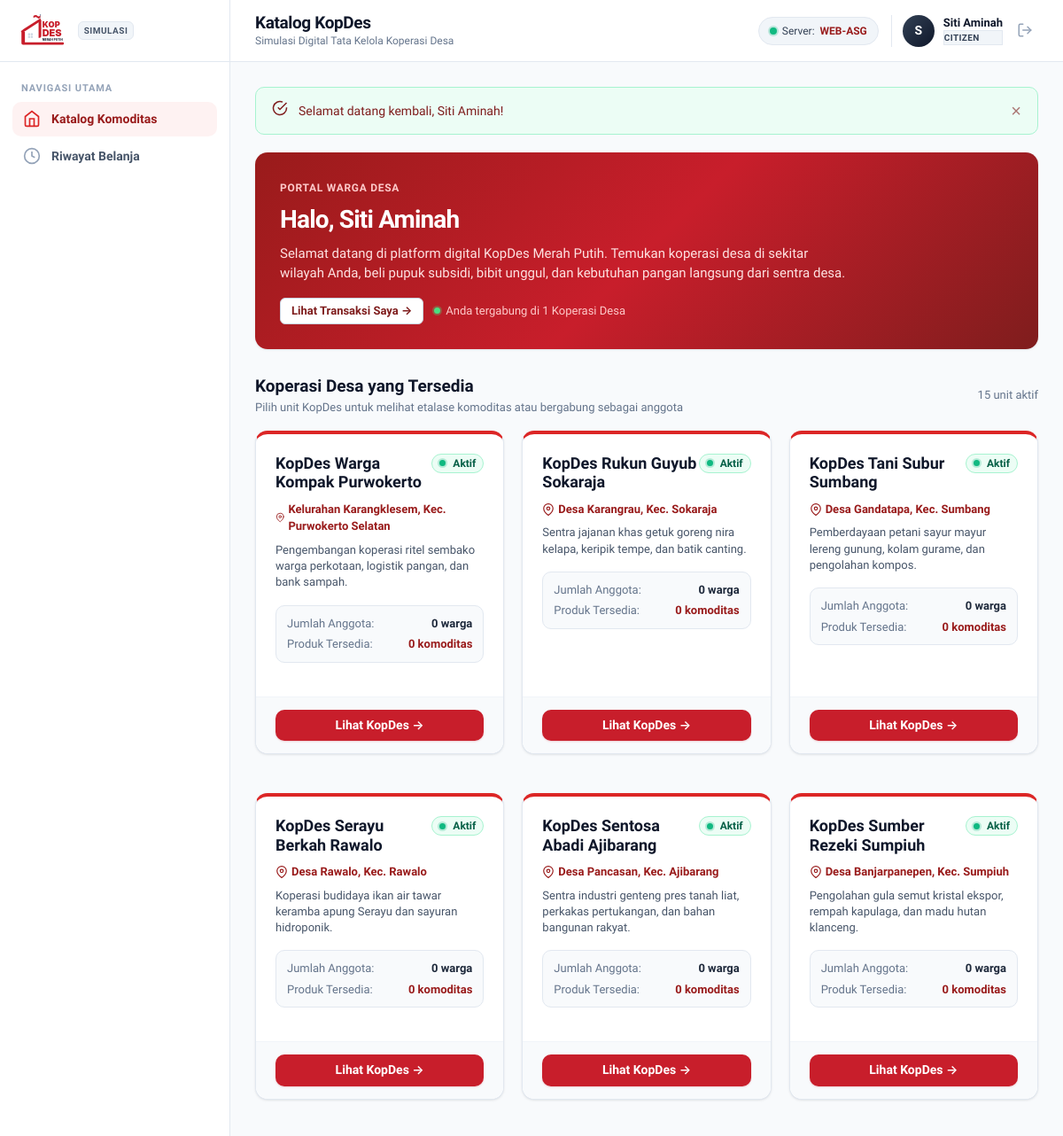
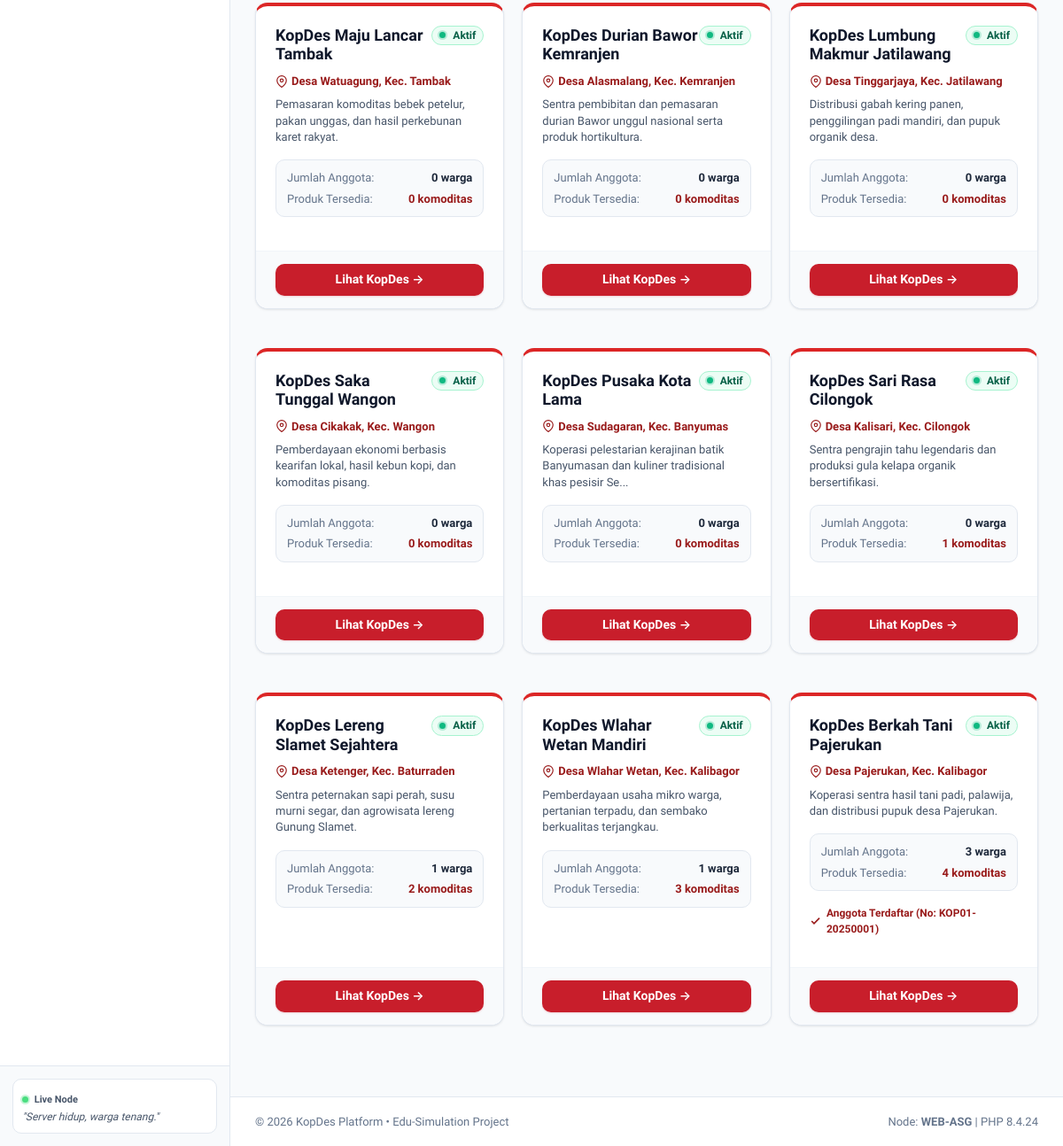
/index.php?page=citizen-dashboard (signed in), run on the app's committed database (2 pictures, top to bottom).
### tables this page shows
CREATE TABLE IF NOT EXISTS `kopdes` (
  `id` INT UNSIGNED NOT NULL AUTO_INCREMENT,
  `name` VARCHAR(150) NOT NULL,
  `location` VARCHAR(150) NOT NULL,
  `village_name` VARCHAR(100) NULL,
  `district_name` VARCHAR(100) NULL,
  `regency_name` VARCHAR(100) NULL,
  `province_name` VARCHAR(100) NULL,
  `latitude` DECIMAL(10, 8) NULL,
  `longitude` DECIMAL(11, 8) NULL,
  `description` TEXT NULL,
  `manager_id` INT UNSIGNED NULL,
  `status` ENUM('active', 'inactive') NOT NULL DEFAULT 'active',
  `created_at` TIMESTAMP NOT NULL DEFAULT CURRENT_TIMESTAMP,
  `updated_at` TIMESTAMP NOT NULL DEFAULT CURRENT_TIMESTAMP ON UPDATE CURRENT_TIMESTAMP,
  PRIMARY KEY (`id`),
  UNIQUE KEY `idx_unique_kopdes_manager` (`manager_id`),
  INDEX `idx_kopdes_status` (`status`),
  INDEX `idx_kopdes_coords` (`latitude`, `longitude`),
  CONSTRAINT `fk_kopdes_manager`
    FOREIGN KEY (`manager_id`) REFERENCES `users` (`id`)
    ON DELETE SET NULL ON UPDATE CASCADE
);

CREATE TABLE IF NOT EXISTS `memberships` (
  `id` INT UNSIGNED NOT NULL AUTO_INCREMENT,
  `kopdes_id` INT UNSIGNED NOT NULL,
  `user_id` INT UNSIGNED NOT NULL,
  `member_number` VARCHAR(50) NOT NULL UNIQUE,
  `status` ENUM('active', 'pending', 'inactive') NOT NULL DEFAULT 'active',
  `joined_at` TIMESTAMP NOT NULL DEFAULT CURRENT_TIMESTAMP,
  PRIMARY KEY (`id`),
  UNIQUE KEY `idx_unique_kopdes_user` (`kopdes_id`, `user_id`),
  INDEX `idx_memberships_status` (`status`),
  CONSTRAINT `fk_memberships_kopdes`
    FOREIGN KEY (`kopdes_id`) REFERENCES `kopdes` (`id`)
    ON DELETE CASCADE ON UPDATE CASCADE,
  CONSTRAINT `fk_memberships_user`
    FOREIGN KEY (`user_id`) REFERENCES `users` (`id`)
    ON DELETE CASCADE ON UPDATE CASCADE
);

### includes/auth.php (called while the page is built, shortened)
<?php
require_once __DIR__ . '/../config/database.php';
require_once __DIR__ . '/helpers.php';
if (!function_exists('is_logged_in')) {
    function is_logged_in(): bool {
        return !empty($_SESSION['user_id']) && !empty($_SESSION['user_role']);
    }
}
if (!function_exists('current_user')) {
    function current_user(): ?array {
        return $_SESSION['user_data'] ?? [
            'id' => $_SESSION['user_id'],
            'name' => $_SESSION['user_name'] ?? 'User',
            'email' => $_SESSION['user_email'] ?? '',
            'role' => $_SESSION['user_role'] ?? 'CITIZEN',
        ];
    }
}

### includes/helpers.php (called while the page is built, shortened)
<?php
if (!function_exists('e')) {
    function e(?string $value): string {
        return htmlspecialchars((string)($value ?? ''), ENT_QUOTES | ENT_SUBSTITUTE, 'UTF-8');
    }
}

### pages/citizen/dashboard.php (the view, shortened to what this page needs)
<?php
require_once __DIR__ . '/../../includes/auth.php';
require_once __DIR__ . '/../../includes/helpers.php';
$user = current_user();
$pdo = Database::getConnection();
$sql = "
    SELECT k.*,
           u.name AS manager_name,
           (SELECT COUNT(*) FROM memberships m WHERE m.kopdes_id = k.id AND m.status = 'active') AS member_count,
           (SELECT COUNT(*) FROM products p WHERE p.kopdes_id = k.id AND p.status = 'available') AS product_count,
           m.id AS my_membership_id,
           m.member_number AS my_member_number,
           m.status AS my_membership_status
    FROM kopdes k
    LEFT JOIN users u ON k.manager_id = u.id
    LEFT JOIN memberships m ON m.kopdes_id = k.id AND m.user_id = ?
    WHERE k.status = 'active'
    ORDER BY k.created_at DESC
";
$stmt = $pdo->prepare($sql);
$stmt->execute([$user['id']]);
$availableKopdes = $stmt->fetchAll();
$myActiveKopdesCount = 0;
foreach ($availableKopdes as $ak) {
    if (!empty($ak['my_membership_id'])) {
        $myActiveKopdesCount++;
    }
}
require __DIR__ . '/../../includes/layout/header.php';
?>
<div class="card" style="background: linear-gradient(135deg, #991b1b 0%, #c81e2b 50%, #7f1d1d 100%); color:#ffffff; border:none; margin-bottom:28px;">
    <div class="card-body" style="padding:28px;">
        <span style="font-size:0.75rem;font-weight:700;letter-spacing:0.06em;color:#fecaca;text-transform:uppercase;">PORTAL WARGA DESA</span>
        <h2 style="font-size:1.75rem;font-weight:800;letter-spacing:-0.03em;color:#ffffff;margin-top:4px;">
            Halo, <?= e($user['name']) ?>
        </h2>
        <p style="color:#fee2e2;font-size:0.9375rem;margin-top:6px;max-width:640px;line-height:1.5;">
            Selamat datang di platform digital KopDes Merah Putih. Temukan koperasi desa di sekitar wilayah Anda, beli pupuk subsidi, bibit unggul, dan kebutuhan pangan langsung dari sentra desa.
        </p>
        <div style="margin-top:16px;display:flex;gap:12px;flex-wrap:wrap;">
            <a href="index.php?page=transactions" class="btn btn-secondary btn-sm" style="background:#ffffff;color:var(--primary-900);font-weight:700;">
                Lihat Transaksi Saya &rarr;
            </a>
            <span style="display:inline-flex;align-items:center;font-size:0.8125rem;color:#fecaca;">
                <span class="badge-dot badge-dot-success" style="background:#4ade80;box-shadow:0 0 0 2px rgba(74,222,128,0.3);margin-right:6px;"></span>
                <span>Anda tergabung di <?= $myActiveKopdesCount ?> Koperasi Desa</span>
            </span>
        </div>
    </div>
</div>
<div style="margin-bottom:16px;display:flex;justify-content:space-between;align-items:center;">
    <div>
        <h3 style="font-size:1.1875rem;font-weight:800;color:var(--slate-900);">Koperasi Desa yang Tersedia</h3>
        <p style="font-size:0.8125rem;color:var(--slate-500);">Pilih unit KopDes untuk melihat etalase komoditas atau bergabung sebagai anggota</p>
    </div>
    <span style="font-size:0.8125rem;color:var(--slate-500);"><?= count($availableKopdes) ?> unit aktif</span>
</div>
<div style="display:grid;grid-template-columns:repeat(auto-fit, minmax(min(100%, 280px), 1fr));gap:20px;margin-bottom:28px;">
    <?php if (empty($availableKopdes)): ?>
        <div class="card" style="grid-column: 1 / -1;">
            <div class="card-body">
                <div class="empty-state">
                    <div class="empty-icon-wrap" style="color:var(--color-primary);"><?= ui_icon('kopdes', '', 48) ?></div>
                    <div class="empty-title">Belum ada KopDes aktif</div>
                    <div class="empty-desc">Saat ini belum ada unit koperasi desa yang beroperasi di wilayah Anda.</div>
                </div>
            </div>
        </div>
    <?php else: ?>
        <?php foreach ($availableKopdes as $kd): ?>
            <div class="card" style="display:flex;flex-direction:column;justify-content:space-between;border-top:4px solid var(--primary-600);">
                <div class="card-body">
                    <div style="display:flex;justify-content:space-between;align-items:flex-start;margin-bottom:10px;">
                        <h4 style="font-size:1.125rem;font-weight:800;color:var(--slate-900);line-height:1.2;">
                            <?= e($kd['name']) ?>
                        </h4>
                        <?php if ($kd['status'] === 'active'): ?>
                            <span class="badge badge-active"><span class="badge-dot badge-dot-success"></span>Aktif</span>
                        <?php else: ?>
                            <span class="badge badge-inactive"><span class="badge-dot badge-dot-danger"></span>Tutup</span>
                        <?php endif; ?>
                    </div>
                    <p style="font-size:0.8125rem;color:var(--primary-800);font-weight:600;margin-bottom:8px;display:inline-flex;align-items:center;gap:4px;">
                        <?= ui_icon('location', '', 14) ?> <span><?= e($kd['location']) ?></span>
                    </p>
                    <p style="font-size:0.8125rem;color:var(--slate-600);line-height:1.4;margin-bottom:16px;">
                        <?= e(mb_strimwidth($kd['description'] ?? 'Pemberdayaan dan distribusi komoditas desa.', 0, 90, '...')) ?>
                    </p>
                    <div style="padding:10px 12px;background:var(--slate-50);border-radius:var(--radius-md);border:1px solid var(--border-color);font-size:0.8125rem;margin-bottom:16px;">
                        <div style="display:flex;justify-content:space-between;margin-bottom:4px;">
                            <span style="color:var(--slate-500);">Jumlah Anggota:</span>
                            <strong><?= number_format((int)$kd['member_count']) ?> warga</strong>
                        </div>
                        <div style="display:flex;justify-content:space-between;">
                            <span style="color:var(--slate-500);">Produk Tersedia:</span>
                            <strong style="color:var(--primary-800);"><?= number_format((int)$kd['product_count']) ?> komoditas</strong>
                        </div>
                    </div>
                    <?php if (!empty($kd['my_membership_id'])): ?>
                        <div style="display:inline-flex;align-items:center;gap:6px;font-size:0.75rem;color:var(--primary-800);font-weight:700;margin-bottom:12px;">
                            <svg width="14" height="14" viewBox="0 0 24 24" fill="none" stroke="currentColor" stroke-width="3"><polyline points="20 6 9 17 4 12"></polyline></svg>
                            <span>Anggota Terdaftar (No: <?= e($kd['my_member_number']) ?>)</span>
                        </div>
                    <?php endif; ?>
                </div>
                <div class="card-footer" style="display:flex;gap:10px;">
                    <a href="index.php?page=kopdes-detail&id=<?= $kd['id'] ?>" class="btn btn-primary btn-block">
                        Lihat KopDes &rarr;
                    </a>
                </div>
            </div>
        <?php endforeach; ?>
    <?php endif; ?>
</div>
<?php require __DIR__ . '/../../includes/layout/footer.php'; ?>

### includes/icons.php (shortened to what this page needs)
<?php
if (!function_exists('ui_icon')) {
    function ui_icon(string $name, string $class = '', int $size = 24): string {
        $extraAttr = '';
        $attrs = 'width="' . $size . '" height="' . $size . '"' . $extraAttr . ' viewBox="0 0 24 24" fill="none" stroke="currentColor" stroke-width="2" stroke-linecap="round" stroke-linejoin="round"';
        return match ($name) {
            'clock', 'time', 'history' => <<<SVG
<svg {$attrs}>
    <circle cx="12" cy="12" r="10"></circle>
    <polyline points="12 6 12 12 16 14"></polyline>
</svg>
SVG,
            'kopdes', 'store' => <<<SVG
<svg {$attrs}>
    <path d="M3 9l9-7 9 7v11a2 2 0 0 1-2 2H5a2 2 0 0 1-2-2z"></path>
    <polyline points="9 22 9 12 15 12 15 22"></polyline>
</svg>
SVG,
            'manager', 'user-tie' => <<<SVG
<svg {$attrs}>
    <path d="M20 21v-2a4 4 0 0 0-4-4H8a4 4 0 0 0-4 4v2"></path>
    <circle cx="12" cy="7" r="4"></circle>
</svg>
SVG,
            'citizens', 'users' => <<<SVG
<svg {$attrs}>
    <path d="M17 21v-2a4 4 0 0 0-4-4H5a4 4 0 0 0-4 4v2"></path>
    <circle cx="9" cy="7" r="4"></circle>
    <path d="M23 21v-2a4 4 0 0 0-3-3.87"></path>
    <path d="M16 3.13a4 4 0 0 1 0 7.75"></path>
</svg>
SVG,
            'transaksi', 'wallet', 'money' => <<<SVG
<svg {$attrs}>
    <rect x="2" y="6" width="20" height="12" rx="2"></rect>
    <circle cx="12" cy="12" r="2"></circle>
    <path d="M6 12h.01M18 12h.01"></path>
</svg>
SVG,
            'package', 'box' => <<<SVG
<svg {$attrs}>
    <line x1="16.5" y1="9.4" x2="7.5" y2="4.21"></line>
    <path d="M21 16V8a2 2 0 0 0-1-1.73l-7-4a2 2 0 0 0-2 0l-7 4A2 2 0 0 0 3 8v8a2 2 0 0 0 1 1.73l7 4a2 2 0 0 0 2 0l7-4A2 2 0 0 0 21 16z"></path>
    <polyline points="3.27 6.96 12 12.01 20.73 6.96"></polyline>
    <line x1="12" y1="22.08" x2="12" y2="12"></line>
</svg>
SVG,
            'chart', 'analytics' => <<<SVG
<svg {$attrs}>
SVG,
            'location', 'pin' => <<<SVG
<svg {$attrs}>
SVG,
            'phone' => <<<SVG
<svg {$attrs}>
SVG,
            'receipt', 'invoice' => <<<SVG
<svg {$attrs}>
SVG,
            'check', 'success' => <<<SVG
<svg {$attrs}>
SVG,
            'search' => <<<SVG
<svg {$attrs}>
SVG,
            'celebration', 'party' => <<<SVG
<svg {$attrs}>
SVG,
            'handshake' => <<<SVG
<svg {$attrs}>
SVG,
            'server' => <<<SVG
<svg {$attrs}>
SVG,
            'database' => <<<SVG
<svg {$attrs}>
SVG,
            'cpu' => <<<SVG
<svg {$attrs}>
SVG,
            'user' => <<<SVG
<svg {$attrs}>
SVG,
            'building', 'city' => <<<SVG
<svg {$attrs}>
SVG,
            'waves', 'sea' => <<<SVG
<svg {$attrs}>
SVG,
            'island', 'compass' => <<<SVG
<svg {$attrs}>
SVG,
            'mouse' => <<<SVG
<svg {$attrs}>
SVG,
            'trophy' => <<<SVG
<svg {$attrs}>
SVG,
            default => <<<SVG
<svg {$attrs}>
SVG,
        };
    }
}

### public/assets/css/style.css (style rules this page uses)
:root { --primary-50: #fef2f2; --primary-100: #fee2e2; --primary-200: #fecaca; --primary-300: #fca5a5; --primary-400: #f87171; --primary-500: #ef4444; --primary-600: #dc2626; --primary-700: #c81e2b; --primary-800: #991b1b; --primary-900: #7f1d1d; --primary-950: #450a0a; --slate-50: #f8fafc; --slate-100: #f1f5f9; --slate-200: #e2e8f0; --slate-300: #cbd5e1; --slate-400: #94a3b8; --slate-500: #64748b; --slate-600: #475569; --slate-700: #334155; --slate-800: #1e293b; --slate-900: #0f172a; --color-success: #10b981; --color-success-bg: #ecfdf5; --color-success-border: #a7f3d0; --color-warning: #f59e0b; --color-warning-bg: #fffbeb; --color-warning-border: #fde68a; --color-danger: #ef4444; --color-danger-bg: #fef2f2; --color-danger-border: #fecaca; --color-info: #0284c7; --color-info-bg: #f0f9ff; --color-info-border: #bae6fd; --bg-page: #f8fafc; --bg-card: #ffffff; --border-color: #e2e8f0; --border-color-subtle: #f1f5f9; --shadow-xs: 0 1px 2px 0 rgb(15 23 42 / 0.05); --shadow-sm: 0 1px 3px 0 rgb(15 23 42 / 0.08), 0 1px 2px -1px rgb(15 23 42 / 0.08); --shadow-md: 0 4px 6px -1px rgb(15 23 42 / 0.08), 0 2px 4px -2px rgb(15 23 42 / 0.06); --shadow-lg: 0 10px 15px -3px rgb(15 23 42 / 0.08), 0 4px 6px -4px rgb(15 23 42 / 0.04); --shadow-xl: 0 20px 25px -5px rgb(15 23 42 / 0.1), 0 8px 10px -6px rgb(15 23 42 / 0.06); --radius-sm: 6px; --radius-md: 10px; --radius-lg: 14px; --radius-xl: 18px; --radius-full: 9999px; --sidebar-width: 260px; --topbar-height: 70px; --font-sans: 'Plus Jakarta Sans', system-ui, -apple-system, BlinkMacSystemFont, 'Segoe UI', Roboto, sans-serif; --transition-fast: 0.15s ease; --transition-normal: 0.25s ease; }
*, *::before, *::after { box-sizing: border-box; margin: 0; padding: 0; }
body.app-body { font-family: var(--font-sans); background-color: var(--bg-page); color: var(--slate-800); line-height: 1.5; font-size: 0.9375rem; -webkit-font-smoothing: antialiased; -moz-osx-font-smoothing: grayscale; }
a { color: var(--primary-700); text-decoration: none; transition: color var(--transition-fast); }

### public/assets/css/components.css (style rules this page uses)
.btn { display: inline-flex; align-items: center; justify-content: center; gap: 8px; padding: 8px 16px; font-family: var(--font-sans); font-size: 0.875rem; font-weight: 600; line-height: 1.25; border-radius: var(--radius-md); border: 1px solid transparent; cursor: pointer; transition: all var(--transition-fast); text-decoration: none; white-space: nowrap; }
.btn-primary { background-color: var(--primary-700); color: #ffffff; box-shadow: 0 1px 2px 0 rgb(200 30 43 / 0.2); }
.btn-secondary { background-color: #ffffff; color: var(--slate-700); border-color: var(--slate-300); }
.btn-sm { padding: 6px 12px; font-size: 0.8125rem; border-radius: var(--radius-sm); }
.btn-block { display: flex; width: 100%; }
.card { background-color: var(--bg-card); border: 1px solid var(--border-color); border-radius: var(--radius-lg); box-shadow: var(--shadow-sm); margin-bottom: 24px; transition: box-shadow var(--transition-fast); }
.card-body { padding: 22px; }
.card-footer { padding: 14px 22px; border-top: 1px solid var(--border-color-subtle); background-color: var(--slate-50); border-bottom-left-radius: var(--radius-lg); border-bottom-right-radius: var(--radius-lg); }
.badge-dot { display: inline-block; width: 7px; height: 7px; border-radius: 50%; margin-right: 4px; }
.badge-dot-success { background-color: var(--color-success); box-shadow: 0 0 0 2px rgba(16, 185, 129, 0.25); }
.badge { display: inline-flex; align-items: center; gap: 4px; padding: 3px 8px; font-size: 0.75rem; font-weight: 700; border-radius: var(--radius-full); line-height: 1.2; white-space: nowrap; }
.badge-active, .badge-completed, .badge-available { background-color: var(--color-success-bg); color: #065f46; border: 1px solid var(--color-success-border); }

### data on the page
kopdes: name "KopDes Warga Kompak Purwokerto", status "active" (drawn), location "Kelurahan Karangklesem, Kec. Purwokerto Selatan", description "Pengembangan koperasi ritel sembako warga perkotaan, logistik pangan, dan bank sampah.", member_count "0", product_count "0"
kopdes: name "KopDes Rukun Guyub Sokaraja", status "active" (drawn), location "Desa Karangrau, Kec. Sokaraja", description "Sentra jajanan khas getuk goreng nira kelapa, keripik tempe, dan batik canting.", member_count "0", product_count "0"
kopdes: name "KopDes Tani Subur Sumbang", status "active" (drawn), location "Desa Gandatapa, Kec. Sumbang", description "Pemberdayaan petani sayur mayur lereng gunung, kolam gurame, dan pengolahan kompos.", member_count "0", product_count "0"
kopdes: name "KopDes Serayu Berkah Rawalo", status "active" (drawn), location "Desa Rawalo, Kec. Rawalo", description "Koperasi budidaya ikan air tawar keramba apung Serayu dan sayuran hidroponik.", member_count "0", product_count "0"
kopdes: name "KopDes Sentosa Abadi Ajibarang", status "active" (drawn), location "Desa Pancasan, Kec. Ajibarang", description "Sentra industri genteng pres tanah liat, perkakas pertukangan, dan bahan bangunan rakyat.", member_count "0", product_count "0"
kopdes: name "KopDes Sumber Rezeki Sumpiuh", status "active" (drawn), location "Desa Banjarpanepen, Kec. Sumpiuh", description "Pengolahan gula semut kristal ekspor, rempah kapulaga, dan madu hutan klanceng.", member_count "0", product_count "0"
kopdes: name "KopDes Maju Lancar Tambak", status "active" (drawn), location "Desa Watuagung, Kec. Tambak", description "Pemasaran komoditas bebek petelur, pakan unggas, dan hasil perkebunan karet rakyat.", member_count "0", product_count "0"
kopdes: name "KopDes Durian Bawor Kemranjen", status "active" (drawn), location "Desa Alasmalang, Kec. Kemranjen", description "Sentra pembibitan dan pemasaran durian Bawor unggul nasional serta produk hortikultura.", member_count "0", product_count "0"
kopdes: name "KopDes Lumbung Makmur Jatilawang", status "active" (drawn), location "Desa Tinggarjaya, Kec. Jatilawang", description "Distribusi gabah kering panen, penggilingan padi mandiri, dan pupuk organik desa.", member_count "0", product_count "0"
kopdes: name "KopDes Saka Tunggal Wangon", status "active" (drawn), location "Desa Cikakak, Kec. Wangon", description "Pemberdayaan ekonomi berbasis kearifan lokal, hasil kebun kopi, dan komoditas pisang.", member_count "0", product_count "0"
kopdes: name "KopDes Pusaka Kota Lama", status "active" (drawn), location "Desa Sudagaran, Kec. Banyumas", description "Koperasi pelestarian kerajinan batik Banyumasan dan kuliner tradisional khas pesisir Se...", member_count "0", product_count "0"
kopdes: name "KopDes Sari Rasa Cilongok", status "active" (drawn), location "Desa Kalisari, Kec. Cilongok", description "Sentra pengrajin tahu legendaris dan produksi gula kelapa organik bersertifikasi.", member_count "0", product_count "1"
kopdes: name "KopDes Lereng Slamet Sejahtera", status "active" (drawn), location "Desa Ketenger, Kec. Baturraden", description "Sentra peternakan sapi perah, susu murni segar, dan agrowisata lereng Gunung Slamet.", member_count "1", product_count "2"
kopdes: name "KopDes Wlahar Wetan Mandiri", status "active" (drawn), location "Desa Wlahar Wetan, Kec. Kalibagor", description "Pemberdayaan usaha mikro warga, pertanian terpadu, dan sembako berkualitas terjangkau.", member_count "1", product_count "3"
memberships: kopdes.name "KopDes Berkah Tani Pajerukan", kopdes.location "Desa Pajerukan, Kec. Kalibagor", kopdes.description "Koperasi sentra hasil tani padi, palawija, dan distribusi pupuk desa Pajerukan.", member_count "3", product_count "4", member_number "KOP01-20250001"

### other printed values
$pageTitle "Katalog KopDes"
$nodeInfo['node_name'] "WEB-ASG"
substr($user['name'] ?? 'U', 0, 1) "S"
$user['name'] "Siti Aminah"
$user['role'] "CITIZEN"
$flashSuccess "Selamat datang kembali, Siti Aminah!"
$myActiveKopdesCount "1"
count($availableKopdes) "15"
get_active_node_info()['node_name'] "WEB-ASG"
PHP_VERSION "8.4.24"
